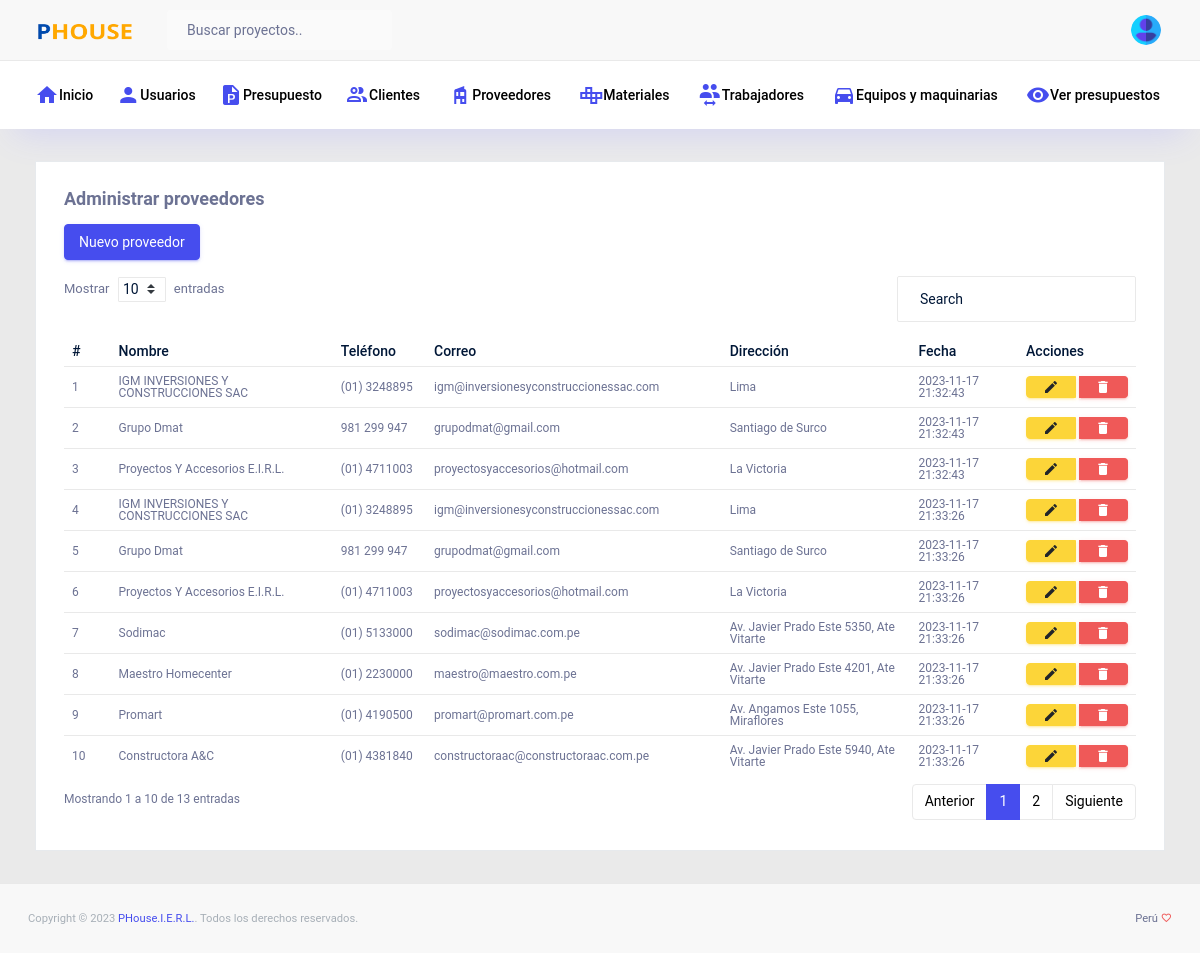
Screenshot of /proveedores (signed in) with the database file from the repository.
### tables this page shows
create table proveedor(
    id_proveedor int(11) not null primary key auto_increment,
    nombre_proveedor varchar(150) not null,
    telefono_proveedor varchar(12) not null,
    correo_proveedor varchar(100) not null,
    direccion_proveedor varchar(200) not null,
    fecha_proveedor timestamp not null default CURRENT_TIMESTAMP on update CURRENT_TIMESTAMP
);

### controladores/plantilla.controlador.php (called while the page is built)
<?php
class ControladorPlantilla{
    static public function ctrPlantilla(){
        include "vistas/plantilla.php";
    }
}

### index.php (called while the page is built, shortened)
<?php
require_once "controladores/plantilla.controlador.php";
require_once "controladores/usuarios.controlador.php";
require_once "controladores/proveedores.controlador.php";
require_once "controladores/contacto.cliente.controlador.php";
require_once "modelos/proveedores.modelo.php";
$plantilla = new ControladorPlantilla();
$plantilla->ctrPlantilla();

### controladores/proveedores.controlador.php (called while the page is built, shortened)
<?php
class ControladorProveedores{
    static public function ctrMostrarProveedor($item, $valor)
    {
        $tabla = "proveedor";
        $respuesta = ModeloProveedores::mdlMostrarProveedores($tabla, $item, $valor);
        return $respuesta;
    }
}

### modelos/conexion.php (called while the page is built)
<?php
class Conexion {
    static public function conectar() {
        try {
            $link = new PDO("mysql:host=localhost;dbname=sis_presupuesto", "root", "");
            $link->exec("set names utf8");
            return $link;
        } catch (PDOException $e) {
            die("No se realizó la conexión a la base de datos: " . $e->getMessage());
        }
    }
}

### modelos/proveedores.modelo.php (called while the page is built, shortened)
<?php
require_once "conexion.php";
class ModeloProveedores{
	static public function mdlMostrarProveedores($tabla, $item, $valor){
		if($item != null){
			$stmt = Conexion::conectar()->prepare("SELECT * FROM $tabla WHERE $item = :$item");
			$stmt -> bindParam(":".$item, $valor, PDO::PARAM_STR);
			$stmt -> execute();
			return $stmt -> fetch();
		}else{
			$stmt = Conexion::conectar()->prepare("SELECT * FROM $tabla");
			$stmt -> execute();
			return $stmt -> fetchAll();
		}
	}
}

### vistas/modulos/proveedores.php (the view, shortened to what this page needs)
<div class="container-fluid page-body-wrapper">
  <div class="main-panel">
    <div class="content-wrapper">
      <div class="card">
        <div class="card-body">
          <div class="mb-3">
            <h4><b>Administrar proveedores</b></h4>
          </div>
          <div class="mb-3">
            <button type="button" class="btn btn-primary" data-toggle="modal" data-target="#mdlProveedor" data-whatever="@getbootstrap">Nuevo proveedor</button>
          </div>
          <div class="row">
            <div class="col-12">
              <div class="table-responsive">
                <table id="order-listing" class="table tablas_proveedor">
                  <thead>
                    <tr>
                      <th>#</th>
                      <th>Nombre</th>
                      <th>Teléfono</th>
                      <th>Correo</th>
                      <th>Dirección</th>
                      <th>Fecha</th>
                      <th>Acciones</th>
                    </tr>
                  </thead>
                  <tbody>
                    <?php
                    $item = null;
                    $valor = null;
                    $proveedor = ControladorProveedores::ctrMostrarProveedor($item, $valor);
                    foreach ($proveedor as $key => $value) {
                      echo '<tr>
                              <td>' . ($key + 1) . '</td>
                              <td>' . $value["nombre_proveedor"] . '</td>
                              <td>' . $value["telefono_proveedor"] . '</td>
                              <td>' . $value["correo_proveedor"] . '</td>
                              <td>' . $value["direccion_proveedor"] . '</td>
                              <td>' . $value["fecha_proveedor"] . '</td>
                              <td>
                                <div class="btn-group text-center">
                                  <button class="btn mr-1 btn-warning btnEditarProveedor" idProveedor="' . $value["id_proveedor"] . '" data-toggle="modal" data-target="#mdlEditarProveedor" data-whatever="@getbootstrap"><i class="mdi mdi-pencil"></i></button>
                                  <button class="btn btn-danger btnEliminarProveedor" idProveedor="' . $value["id_proveedor"] . '"><i class="mdi mdi-delete"></i></button>
                                </div>
                              </td>
                              </tr>';
                    }
                    ?>
                  </tbody>
                </table>
              </div>
            </div>
          </div>
        </div>
      </div>
    </div>
    <?php
    include "vistas/modulos/footer.php";
    ?>
  </div>
</div>

### vistas/plantilla.php (style rules this page uses)
html { scroll-behavior: smooth; }

### rows the page displays
proveedor: nombre_proveedor "IGM INVERSIONES Y CONSTRUCCIONES SAC", telefono_proveedor "(01) 3248895", correo_proveedor "igm@inversionesyconstruccionessac.com", direccion_proveedor "Lima", fecha_proveedor "2023-11-17 21:32:43"
proveedor: nombre_proveedor "Grupo Dmat", telefono_proveedor "981 299 947", correo_proveedor "grupodmat@gmail.com", direccion_proveedor "Santiago de Surco", fecha_proveedor "2023-11-17 21:32:43"
proveedor: nombre_proveedor "Proyectos Y Accesorios E.I.R.L.", telefono_proveedor "(01) 4711003", correo_proveedor "proyectosyaccesorios@hotmail.com", direccion_proveedor "La Victoria", fecha_proveedor "2023-11-17 21:32:43"
proveedor: nombre_proveedor "IGM INVERSIONES Y CONSTRUCCIONES SAC", telefono_proveedor "(01) 3248895", correo_proveedor "igm@inversionesyconstruccionessac.com", direccion_proveedor "Lima", fecha_proveedor "2023-11-17 21:33:26"
proveedor: nombre_proveedor "Grupo Dmat", telefono_proveedor "981 299 947", correo_proveedor "grupodmat@gmail.com", direccion_proveedor "Santiago de Surco", fecha_proveedor "2023-11-17 21:33:26"
proveedor: nombre_proveedor "Proyectos Y Accesorios E.I.R.L.", telefono_proveedor "(01) 4711003", correo_proveedor "proyectosyaccesorios@hotmail.com", direccion_proveedor "La Victoria", fecha_proveedor "2023-11-17 21:33:26"
proveedor: nombre_proveedor "Sodimac", telefono_proveedor "(01) 5133000", correo_proveedor "sodimac@sodimac.com.pe", direccion_proveedor "Av. Javier Prado Este 5350, Ate Vitarte", fecha_proveedor "2023-11-17 21:33:26"
proveedor: nombre_proveedor "Maestro Homecenter", telefono_proveedor "(01) 2230000", correo_proveedor "maestro@maestro.com.pe", direccion_proveedor "Av. Javier Prado Este 4201, Ate Vitarte", fecha_proveedor "2023-11-17 21:33:26"
proveedor: nombre_proveedor "Promart", telefono_proveedor "(01) 4190500", correo_proveedor "promart@promart.com.pe", direccion_proveedor "Av. Angamos Este 1055, Miraflores", fecha_proveedor "2023-11-17 21:33:26"
proveedor: nombre_proveedor "Constructora A&C", telefono_proveedor "(01) 4381840", correo_proveedor "constructoraac@constructoraac.com.pe", direccion_proveedor "Av. Javier Prado Este 5940, Ate Vitarte", fecha_proveedor "2023-11-17 21:33:26"
